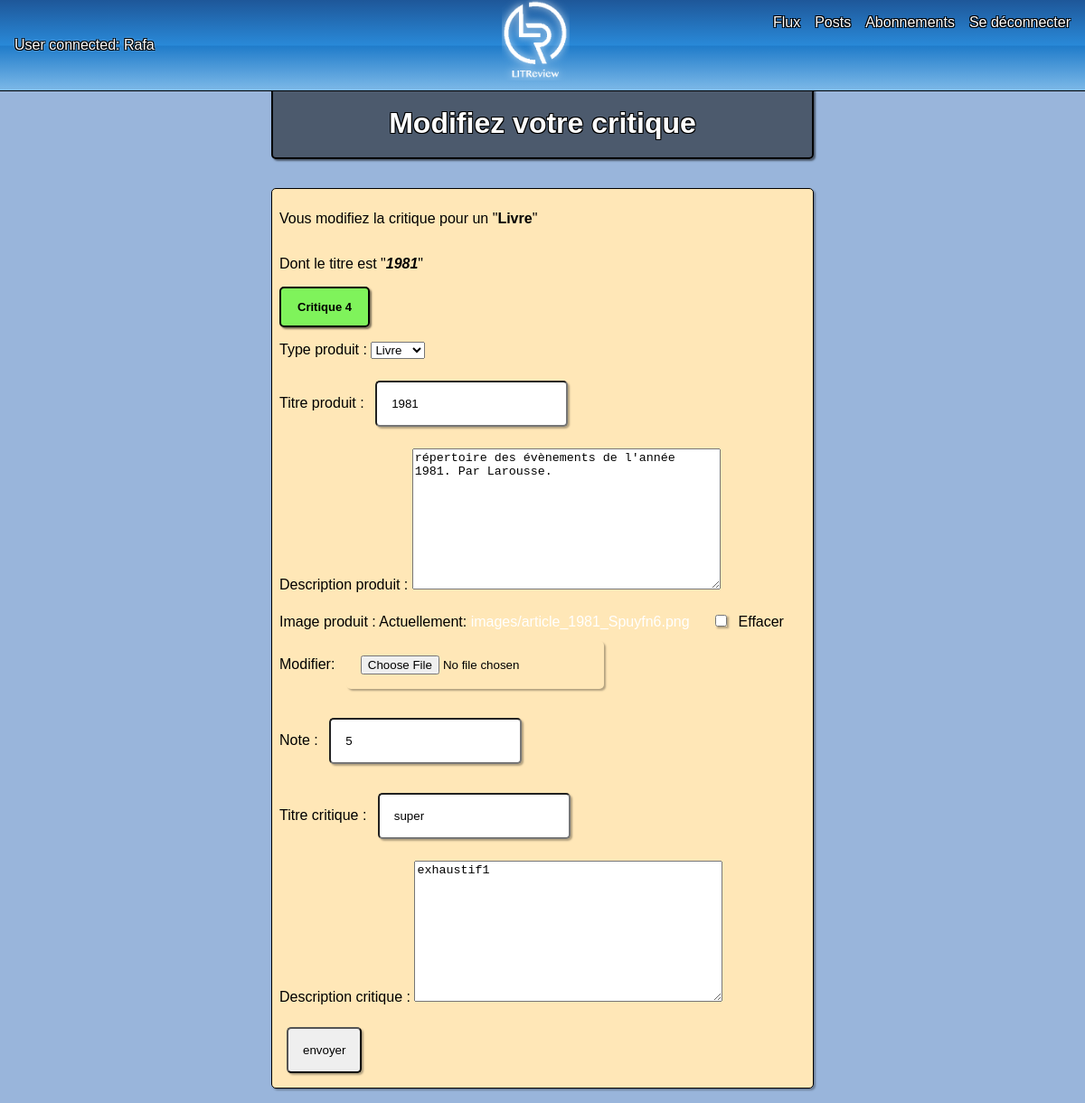
The app's page /update-own-critique/4 (signed in) with its own data.
### base/models.py (models this page shows, shortened)
class Review(models.Model):
    ticket = models.ForeignKey(to=Ticket,
                               on_delete=models.CASCADE,
                               null=True,
                               blank=True
                               )
    type_produit = models.CharField(max_length=8,
                                    choices=PRODUCT_CHOICES,
                                    default="Livre"
                                    )
    titre_produit = models.CharField(max_length=128)
    description_produit = models.TextField(max_length=8192,
                                           null=True,
                                           blank=True
                                           )
    image_produit = models.ImageField(upload_to='images',
                                      null=True,
                                      blank=True,
                                      )
    note = models.PositiveSmallIntegerField(validators=[MinValueValidator(0), MaxValueValidator(5)],
                                            blank=True
                                            )
    titre_critique = models.CharField(max_length=128,
                                      blank=True
                                      )
    user = models.ForeignKey(to=settings.AUTH_USER_MODEL,
                             on_delete=models.CASCADE,
                             null=True,
                             blank=True
                             )
    description_critique = models.TextField(max_length=8192,
                                            null=True,
                                            blank=True
                                            )
    time_created = models.DateTimeField(auto_now_add=True)
    class Meta:
        ordering = ['-time_created']

### base/views.py (the view)
# urls.py: path('update-own-critique/<str:pk>', views.update_own_critique, name='update-own-critique'),
@login_required(login_url='/')
def update_own_critique(request, pk):
    review = Review.objects.get(pk=pk)
    reviewForm = ReviewForm(instance=review)
    if request.method == 'POST':
        reviewForm = ReviewForm(request.POST, request.FILES, instance=review)
        if reviewForm.is_valid():
            reviewForm.save()
            return redirect('own')
    context = {'reviewForm': reviewForm,
               'review': review
               }
    return render(request, 'base/update_own_critique.html', context)

### base/forms.py
class ReviewForm(ModelForm):
    class Meta:
        model = Review
        fields = [
            'type_produit',
            'titre_produit',
            'description_produit',
            'image_produit',
            'note',
            'titre_critique',
            'description_critique'
        ]

### base/templates/base/update_own_critique.html (shortened to what this page needs)
{% extends 'main.html' %}
{% block content %}
<div class="main-container">
    <h1 class="page-title">Modifiez votre critique</h1>
    <div class="review">
        <p>Vous modifiez la critique pour un "<b>{{review.type_produit}}</b>"</p>
        <p>Dont le titre est "<i><b>{{review.titre_produit}}</i></b>"</p>
        <div class="critique-tag">
            <p>Critique {{review.pk}}</p>
        </div>
        <form enctype="multipart/form-data" method="POST" action="">
            {% if reviewForm %}
                {{reviewForm.as_p}}
            {% else %}
                <p>Something went wrong with the form...</p>
            {% endif %}
            <input type="submit" name="submit" value='envoyer' />
        </form>
    </div>
</div>
{%endblock content%}

### templates/navbar.html (shortened to what this page needs)
{% load static %}
<nav>
    <div class="navbar-auth">
        {% if user.is_authenticated %}
            <p class="logged-user">User connected: {{ user|capfirst }}</p>
        {% else %}
            <p class="logged-user">User connected: None</p>
        {% endif %}
    </div>
    <div class="navbar-title">
        {% if user.is_authenticated %}
            <div class="logo">
                <a href="{% url 'flux' %}">
                    <div>
                        <img class="fit" src="{% static 'images/LR_black.png' %}" />
                    </div>
                </a>
            </div>
        {% endif %}
    </div>
    {% if user.is_authenticated %}
        <div class="navbar-satellites">
            {% if request.get_full_path == "/flux/" %}
                <a href="{% url 'flux' %}" class="active">Flux</a>
            {% else %}
                <a href="{% url 'flux' %}">Flux</a>
            {% endif %}
            {% if request.get_full_path == "/own-posts/" %}
                <a href="{% url 'own' %}" class="active">Posts</a>
            {% else %}
                <a href="{% url 'own' %}">Posts</a>
            {% endif %}
            {% if request.get_full_path == "/abo/" %}
                <a href="{% url 'abo' %}" class="active">Abonnements</a>
            {% else %}
                <a href="{% url 'abo' %}">Abonnements</a>
            {% endif %}
            {% if request.get_full_path == "/" and user.is_authenticated %}
                <a href="{% url 'login' %}" class="active">Se connecter</a>
            {% else %}
                <a href="{% url 'logout' %}">Se déconnecter</a>
            {% endif %}
        </div>
    {% endif %}
</nav>

### static/styles/main.css (style rules this page uses)
html, body { box-sizing: border-box; border: 0; margin: 5vh 0 0 0; box-sizing: border-box; height: 100%; background-color: rgba(153,181,219,1); font-family: arial, helvetica, Verdana, sans-serif; }
.main-container { display: flex; flex-direction: column; justify-content:space-evenly; align-items: center; width: 50%; margin: auto; }
.ticket-tag, .critique-tag { display: flex; justify-content: center; align-items: center; width: 6rem; border: 2px solid black; border-radius: 5px; box-shadow: 2px 2px 2px rgba(0,0,0, .5); background-color: rgba(255,255,51, .8); text-align: center; font-size: small; font-weight: bold; }
.critique-tag { background-color: rgba(0, 255, 0, .5) }
a { text-decoration: none; margin-right: 1rem; color: #fff }
nav { z-index: 1; position: fixed; top: 0; width: 100%; height: 100px; text-shadow: -1px -1px 0 #000, 1px -1px 0 #000, -1px 1px 0 #000, 1px 1px 0 #000; border-bottom: 1px solid black; display: grid; grid-template-columns: 1fr 1fr 1fr; background: #1e5799; background: -moz-linear-gradient(top, #1e5799 0%, #2989d8 50%, #207cca 51%, #7db9e8 100%); background: -webkit-linear-gradient(top, #1e5799 0%,#2989d8 50%,#207cca 51%,#7db9e8 100%); background: linear-gradient(to bottom, #1e5799 0%,#2989d8 50%,#207cca 51%,#7db9e8 100%); filter: progid:DXImageTransform.Microsoft.gradient( startColorstr='#1e5799', endColorstr='#7db9e8',GradientType=0 ); }
.fit { width: 75px; filter: brightness(0) invert(1); padding-bottom: .5rem; }
.navbar-auth { display: flex; justify-content: flex-start; align-items: center; width: 100%; height: 100px; }
.navbar-title { display: flex; justify-content:center; align-items: center; font-size: .9rem; width: 100%; height: 100px; }
.logo { width: 100%; height: 100px; display: flex; justify-content: center; align-items: center; }
.navbar-satellites { width: 100%; padding-top: 1rem; display: flex; align-items: flex-start; justify-content: flex-end; }
.logged-user { color: white; text-align: left; margin-left: 1rem; text-shadow: -1px -1px 0 #000, 1px -1px 0 #000, -1px 1px 0 #000, 1px 1px 0 #000, 0px 0px 3px #fff; }
input { padding: 1rem; margin: .5rem; border-radius: 5px; box-shadow: 2px 2px 2px rgba(0, 0, 0, 0.3); }
.ticket, .review { box-sizing: border-box; width: 100%; border: 1px solid black; box-shadow: 2px 2px 2px rgba(0, 0, 0, 0.3); border-radius: 5px; display: flex; flex-direction: column; padding: .5rem; margin: 1rem 0; background-color: rgb(200, 181, 219, .25); }
.review { background-color: rgba(255, 231, 183.25) }
form > input { position: relative; right: 0; z-index: 0; }
.page-title { box-sizing: border-box; width: 100%; background-color: rgba(0, 0, 0, 0.5); display: flex; flex-direction: column; justify-content: center; align-items: center; border: 2px solid black; box-shadow: 2px 2px 2px rgba(0, 0, 0, 0.5); border-radius: 5px; height: 10vh; margin: 1rem 0rem; text-align: center; color: white; text-shadow: -1px -1px 0 #000, 1px -1px 0 #000, -1px 1px 0 #000, 1px 1px 0 #000; }

### records on screen
Review: type_produit "Livre", titre_produit "1981", pk "4", description_produit "répertoire des évènements de l'année 1981. Par Larousse.", note "5", titre_critique "super", description_critique "exhaustif1"

### other values on screen
{{ user|capfirst }} "Rafa"
